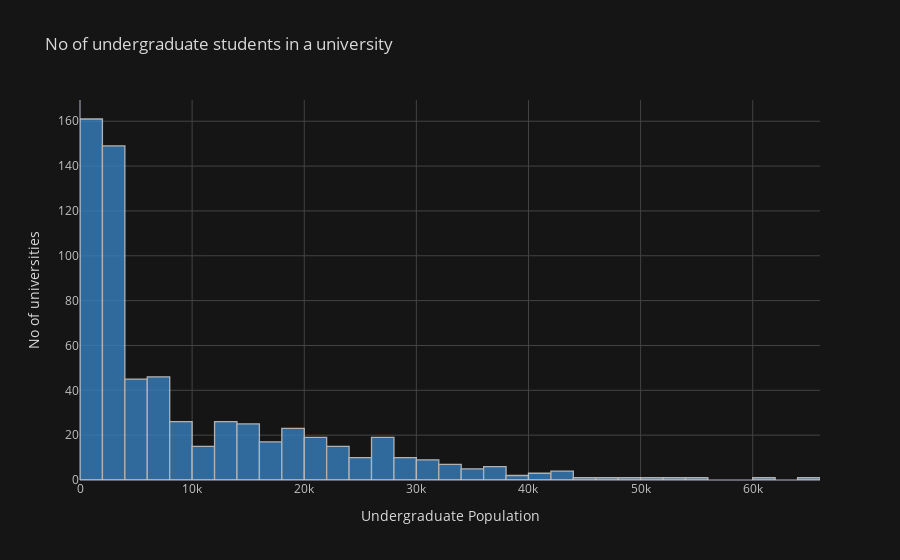

The notebook cell saved with this chart:
### Markdown cell above
***We can see in CA maximum university are located in Los Angeles , Claremount and San Diego.*******

### Code cell
data['Undergraduate Population'].iplot(kind='hist',bins=50,theme='solar',color='blue',title='No of undergraduate students in a university',xTitle='Undergraduate Population',yTitle='No of universities')

### Figure 1 — Plotly figure (JSON) as saved in the notebook; plotly's stock layout.template omitted (floating-point values rounded to 4 significant figures; data arrays with more than 128 entries replaced by an {"elided": "..."} marker saying what was removed)
{"data": [{"histfunc": "count", "histnorm": "", "marker": {"color": "rgba(55, 128, 191, 1.0)", "line": {"color": "#D9D9D9", "width": 1.3}}, "name": "Undergraduate Population", "nbinsx": 50, "opacity": 0.8, "orientation": "v", "type": "histogram", "x": {"elided": "650 int values"}}], "layout": {"barmode": "overlay", "legend": {"bgcolor": "#151516", "font": {"color": "#D9D9D9"}}, "paper_bgcolor": "#151516", "plot_bgcolor": "#151516", "title": {"font": {"color": "#D9D9D9"}, "text": "No of undergraduate students in a university"}, "xaxis": {"gridcolor": "#434343", "showgrid": true, "tickfont": {"color": "#C2C2C2"}, "title": {"font": {"color": "#D9D9D9"}, "text": "Undergraduate Population"}, "zerolinecolor": "#666570", "type": "linear", "range": [-0.5, 66000.0], "autorange": true}, "yaxis": {"gridcolor": "#434343", "showgrid": true, "tickfont": {"color": "#C2C2C2"}, "title": {"font": {"color": "#D9D9D9"}, "text": "No of universities"}, "zerolinecolor": "#666570", "range": [0, 169.5], "autorange": true}, "autosize": true}}
